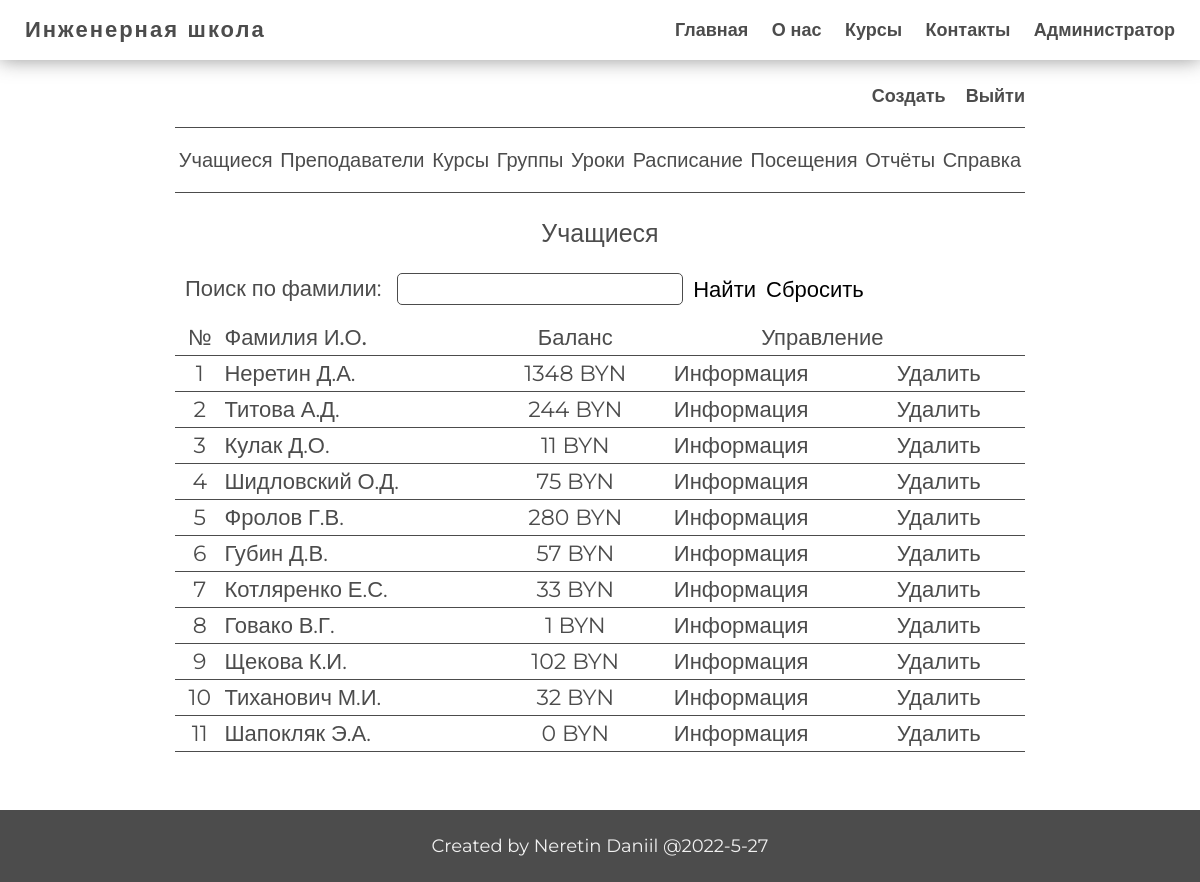
The app's page /admin/users/index.php (signed in) with its own data.
### tables this page shows
CREATE TABLE `students` (
  `id_student` int NOT NULL,
  `name` varchar(30) NOT NULL,
  `surname` varchar(50) NOT NULL,
  `last_name` varchar(50) NOT NULL,
  `balance` int DEFAULT '0',
  `phone` varchar(13) DEFAULT NULL,
  `mail` varchar(50) DEFAULT NULL,
  `photo` varchar(80) DEFAULT NULL,
  `login` varchar(15) NOT NULL,
  `password` varchar(60) NOT NULL
);

### app/controllers/control.php (called while the page is built, shortened)
<?php
$find_sql = '';
include SITE_ROOT . '/app/db/db.php';
include SITE_ROOT . '/app/controllers/sort_find.php';

### app/db/db.php (called while the page is built, shortened)
<?php
require('connect.php');
function checkErrors($query)
{
    $errInfo = $query->errorInfo();
    return true;
}
function selectALL($table, $params = [])
{
    global $pdo;
    $sql = "select * from `$table`";
    $query = $pdo->prepare($sql);
    $query->execute();
    return $query->fetchAll();
}
function selectOrder($table, $sort_sql, $params = [])
{
    global $pdo;
    $sql = "select * from `$table`";
    if (!empty($params)) {
        $i = 0;
        foreach ($params as $key => $value) {
            $value = "`" . $value . "`";
            $key = "'" . $key . "'";
            if ($i === 0) {
                $sql = $sql . " WHERE $value = $key";
            } elseif ($i === 1) {
                $sql = $sql . " AND $value >= $key";
            } else {
                $sql = $sql . " AND $value <= $key";
            }
            $i++;
        }
    }
    $sql = $sql . " ORDER BY $sort_sql";
    $query = $pdo->prepare($sql);
    $query->execute();
    return $query->fetchAll();
}
function sort_link_bar($title, $a, $b, $table)
{
    $sort = @$_GET['sort'];
    if ($sort == $a) {
        return ' active" href="?sort=' . $b . '&table=' . $table . '">' . $title . ' <i>↑</i>';
    } elseif ($sort == $b) {
        return ' active" href="?sort=' . $a . '&table=' . $table . '">' . $title . ' <i>↓</i>';
    } else {
        return '" href="?sort=' . $a . '&table=' . $table . ' ">' . $title ;
    }
}

### app/controllers/sort_find.php (called while the page is built, shortened)
<?php
$students = selectALL('students');

### path.php (called while the page is built, shortened)
<?php
include SITE_ROOT . '/app/controllers/control.php';

### admin/users/index.php (the view, shortened to what this page needs)
<?php
include '../../path.php';
?>
<!DOCTYPE html>
<html lang="en">
<head>
    <?php include SITE_ROOT . '/app/include/head.php' ?>
</head>
<body>
<div class="wrapper">
    <?php include SITE_ROOT . '/app/include/header.php' ?>
    <main class="main">
        <div class="container">
            <div class="admin_pages">
                    <?php include SITE_ROOT . '/admin/include-admin/admin_panel.php' ?>
                <div class="admin_table">
                    <?php include SITE_ROOT . '/admin/include-admin/nav_admin.php' ?>
                    <div class="title_menu">
                        <?php include SITE_ROOT . '/admin/include-admin/admin_panel.php' ?>
                    </div>
                    <div class="title">Учащиеся</div>
                    <form action="index.php" method="post" class="search_menu">
                        <label>
                            Поиск по фамилии:
                            <input class="search" value="<?= $find_sql ?>" type="text" name="search">
                        </label>
                        <button type="submit" value="students" name="find">Найти</button>
                        <button type="submit" value="students" name="reset">Сбросить</button>
                    </form>
                    <div class="head_table">
                        <span class="number">№</span>
                        <a class="surname<?php echo sort_link_bar('Фамилия И.О.', 'surname_asc', 'surname_desc', 'students'); ?></a>
                        <a class="balance<?php echo sort_link_bar('Баланс', 'balance_asc', 'balance_desc', 'students'); ?></a>
                        <span class="control">Управление</span>
                    </div>
                    <div class="table">
                        <?php foreach ($students as $key => $student): ?>
                            <div class="row_table">
                                <span class="number"><?= $key + 1; ?></span>
                                <span class="surname"><?php echo $student['surname'] . ' ';
                                    echo mb_substr($student['name'], 0, 1) . '.';
                                    echo mb_substr($student['last_name'], 0, 1) . '.'; ?></span>
                                <span class="balance"><?= $student['balance']; ?> BYN</span>
                                <span class="control">
                                <a class="edit" href="student.php?table=students&id_edit=<?= $student['id_student']; ?>">Информация</a>
                                <a class="delete" onClick="return window.confirm('Удалить учащегося?');" href="?table=students&del_id=<?= $student['id_student']; ?>">Удалить</a>
                            </span>
                            </div>
                        <?php endforeach; ?>
                    </div>
                </div>
            </div>
        </div>
    </main>
    <?php include SITE_ROOT . '/app/include/footer.php' ?>
</div>
</body>
</html>

### css/StylePHP.css (style rules this page uses)
.admin_table { margin: 0 auto; }
.admin_pages .admin_table .head_table { padding-right: 10px; }

### records on screen
students: surname "Неретин", name "Д", last_name "А", balance "1348"
students: surname "Титова", name "А", last_name "Д", balance "244"
students: surname "Кулак", name "Д", last_name "О", balance "11"
students: surname "Шидловский", name "О", last_name "Д", balance "75"
students: surname "Фролов", name "Г", last_name "В", balance "280"
students: surname "Губин", name "Д", last_name "В", balance "57"
students: surname "Котляренко", name "Е", last_name "С", balance "33"
students: surname "Говако", name "В", last_name "Г", balance "1"
students: surname "Щекова", name "К", last_name "И", balance "102"
students: surname "Тиханович", name "М", last_name "И", balance "32"
students: surname "Шапокляк", name "Э", last_name "А", balance "0"

### other values on screen
sort_link_bar('Баланс', 'balance_asc', 'balance_desc', 'students') "Баланс"
